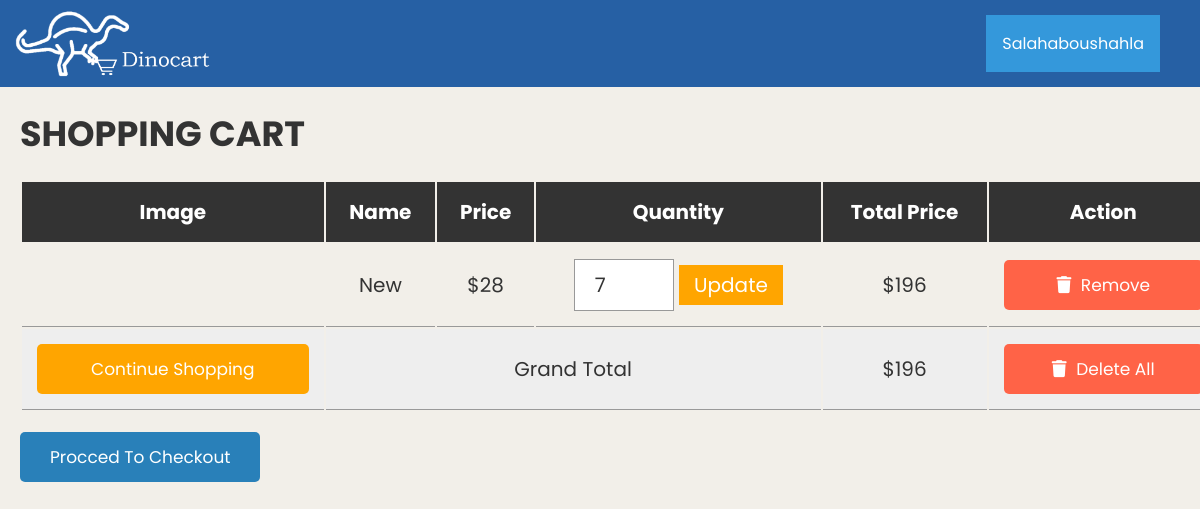
Page /CartPage.php (signed in) on the committed database.
### tables this page shows
CREATE TABLE `cart` (
  `id` int(255) NOT NULL,
  `name` varchar(255) NOT NULL,
  `price` int(255) NOT NULL,
  `quantity` int(255) NOT NULL,
  `image` varchar(255) NOT NULL,
  `Username` varchar(255) NOT NULL
);

### CartPage.php (the view, shortened to what this page needs)
<!DOCTYPE html>
<html lang="en">
<head>
   <link rel="stylesheet" href="cart.css">
   <link rel="stylesheet" href="MainPage.css">
</head>
<body>
<header id="header">
     <img src="img/logo.png" alt="logo" class="logo">
     <?php
include 'config.php';
?>
<div class='hed' id='id'>
  <div class="dropdown">
    <button class="dropbtn button">
      <span class="b_text"><?php echo  $_SESSION['user_name'];?></span>
    </button>
  </div>
</div>
</header>
<div class="container">
<section class="shopping-cart">
   <h1 class="heading">shopping cart</h1>
   <table>
      <thead>
         <th>image</th>
         <th>name</th>
         <th>price</th>
         <th>quantity</th>
         <th>total price</th>
         <th>action</th>
      </thead>
      <tbody>
         <?php
         $select_cart = mysqli_query($conn, "SELECT * FROM cart WHERE Username = '".$_SESSION['user_name']."'");
         $grand_total = 0;
         if(mysqli_num_rows($select_cart) > 0){
            while($fetch_cart = mysqli_fetch_assoc($select_cart)){
         ?>
         <tr>
            <td><img src="uploaded_img/<?php echo $fetch_cart['image']; ?>" height="100" alt=""></td>
            <td><?php echo $fetch_cart['name']; ?></td>
            <td>$<?php echo number_format($fetch_cart['price']); ?></td>
            <td>
               <form action="" method="post">
                  <input type="number" name="update_quantity" min="1"  value="<?php echo $fetch_cart['quantity']; ?>" >
                  <input type="submit" value="update" name="update_update_btn">
               </form>
            </td>
            <td>$<?php echo $sub_total = number_format($fetch_cart['price'] * $fetch_cart['quantity']); ?></td>
            <td><a href="CartPage.php?remove=<?php echo $fetch_cart['id']; ?>" onclick="return confirm('remove item from cart?')" class="delete-btn"> <i class="fas fa-trash"></i> remove</a></td>
         </tr>
         <?php
           $grand_total += $sub_total;
            };
         };
         ?>
         <tr class="table-bottom">
            <td><a href="MainPage.php" class="option-btn" style="margin-top: 0;">continue shopping</a></td>
            <td colspan="3">grand total</td>
            <td>$<?php echo $grand_total; ?></td>
            <td><a href="CartPage.php?delete_all" onclick="return confirm('are you sure you want to delete all?');" class="delete-btn"> <i class="fas fa-trash"></i> delete all </a></td>
         </tr>
      </tbody>
   </table>
   <div class="checkout-btn">
   <span onclick="return money()"><a class="btn <?= ($grand_total > 1)?'':'disabled'; ?>">procced to checkout</a></span>
   </div>
</section>
</div>
</body>
</html>

### cart.css (style rules this page uses)
:root { --blue:#2980b9; --red:tomato; --orange:orange; --black:#333; --white:#fff; --bg-color:#eee; --dark-bg:rgba(0,0,0,.7); --box-shadow:0 .5rem 1rem rgba(0,0,0,.1); --border:.1rem solid #999; }
* { font-family: 'Poppins', sans-serif; margin:0; padding:0; box-sizing: border-box; outline: none; border:none; text-decoration: none; text-transform: capitalize; }
html { font-size: 62.5%; overflow-x: hidden; }
.container { max-width: 1200px; margin:0 auto; }
section { padding:2rem; }
.heading { text-align: center; font-size: 3.5rem; text-transform: uppercase; color:var(--black); margin-bottom: 2rem; }
.btn, .option-btn, .delete-btn { display: block; width: 100%; text-align: center; background-color: var(--blue); color:var(--white); font-size: 1.7rem; padding:1.2rem 3rem; border-radius: .5rem; cursor: pointer; margin-top: 1rem; }
.option-btn i, .delete-btn i { padding-right: .5rem; }
.option-btn { background-color: var(--orange); }
.delete-btn { margin-top: 0; background-color: var(--red); }
.shopping-cart table { text-align: center; width: 100%; }
.shopping-cart table thead th { padding:1.5rem; font-size: 2rem; color:var(--white); background-color: var(--black); }
.shopping-cart table tr td { border-bottom: var(--border); padding:1.5rem; font-size: 2rem; color:var(--black); }
.shopping-cart table input[type="number"] { border: var(--border); padding:1rem 2rem; font-size: 2rem; color:var(--black); width: 10rem; }
.shopping-cart table input[type="submit"] { padding:.5rem 1.5rem; cursor: pointer; font-size: 2rem; background-color: var(--orange); color:var(--white); }
.shopping-cart table .table-bottom { background-color: var(--bg-color); }
.shopping-cart .checkout-btn { text-align: center; margin-top: 1rem; }
.shopping-cart .checkout-btn a { display: inline-block; width: auto; }
@media (max-width:1200px) { .shopping-cart { overflow-x: scroll; } }
@media (max-width:1200px) { .shopping-cart table { width: 120rem; } }
@media (max-width:1200px) { .shopping-cart .heading { text-align: left; } }
@media (max-width:1200px) { .shopping-cart .checkout-btn { text-align: left; } }

### MainPage.css (style rules this page uses)
body { background-color: #F2EFE9; margin: 0 0 0 0; position: relative; min-height: 100vh; }
#header { display: flex; align-items: center; justify-content: space-between; background: #2660A4; }
.logo { width: 20%; padding-top: 10px; padding-bottom: 10px; }
.button { display: flex; flex-direction: column; align-items: center; background-color: transparent; border-color: transparent; cursor: pointer; }
.b_text { font-size: 1em; color: white; }
#id { padding-right: 40px; }
.dropbtn { background-color: #3498DB; color: white; padding: 16px; font-size: 16px; border: none; cursor: pointer; }
.dropdown { position: relative; display: inline-block; }
a { color: rgb(0, 0, 0); }
a:link { text-decoration: none; }

### rows in the picture
cart: name "New", price "28", update_quantity "7", $sub_total = number_format($fetch_cart['price'] * $fetch_cart['quantity']) "196"

### other values in the picture
$_SESSION['user_name'] "Salahaboushahla"
$grand_total "196"
